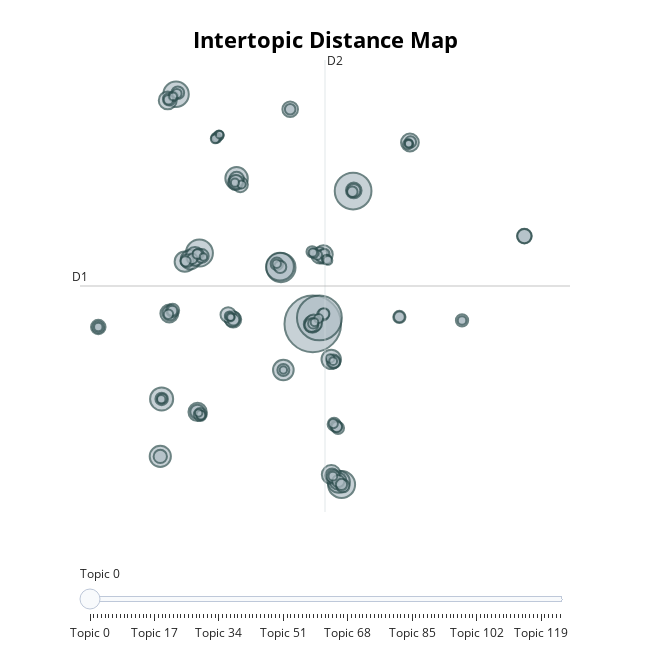

The notebook cell this image was saved under:
### Code cell
# Visualizing topics with their sizes
bertopic_model.visualize_topics()
